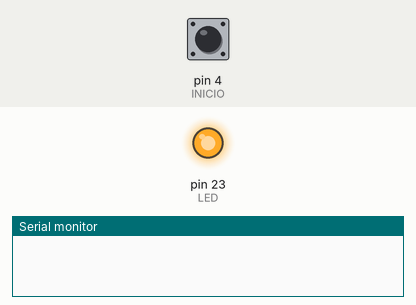
Simulated run of this sketch. Board: Arduino Mega 2560, built with avr-gcc and run on an emulated ATmega2560. On the bench: output pins drawn as LEDs (lit = HIGH), the last lines printed to the serial monitor. The inputs (shaded band) are chosen by the test bench; at power-on: pin 4 (INICIO) HIGH.

Above: at 1.2 s.
1.3 s: pin 4 (INICIO) pulled LOW for 0.15 s
At 1.4 s:
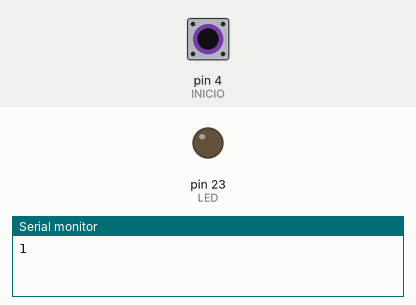
3.0 s: pin 4 (INICIO) pulled LOW for 3.2 s
At 7.4 s:
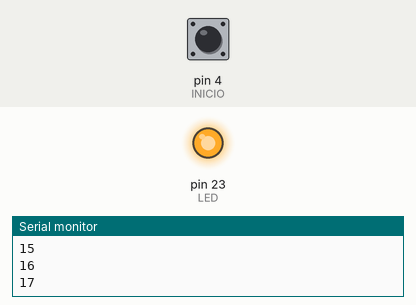
Timing chart, 0 to 8.9 s (numbered marks = the images above; inputs shaded):
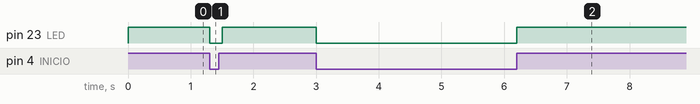

Measured:
- after the input at 1.3 s, pin 23 (LED): HIGH → LOW at once, → HIGH 0.20 s later
- after the input at 3.0 s, pin 23 (LED): HIGH → LOW at once, → HIGH 3.2 s later

The sketch:

pulsador.ino
```cpp
#define LED 23
#define INICIO 4

// the setup function runs once when you press reset or power the board
void setup() {
  // initialize digital pin LED_BUILTIN as an output.
  pinMode(LED, OUTPUT);
  pinMode(INICIO, INPUT_PULLUP);
  Serial.begin(115200);
}

// the loop function runs over and over again forever
void loop() {

  static int n=0;          //static para que no vuelva a poner a 0 en el siguente ciclo que solo tome 0 la primera vez
  bool a=digitalRead(INICIO);
  digitalWrite(LED,a);

  if(!a){
    digitalWrite(LED,a);
    n++;
    Serial.println(n);
    delay(200); //debounce
  }


}
```
